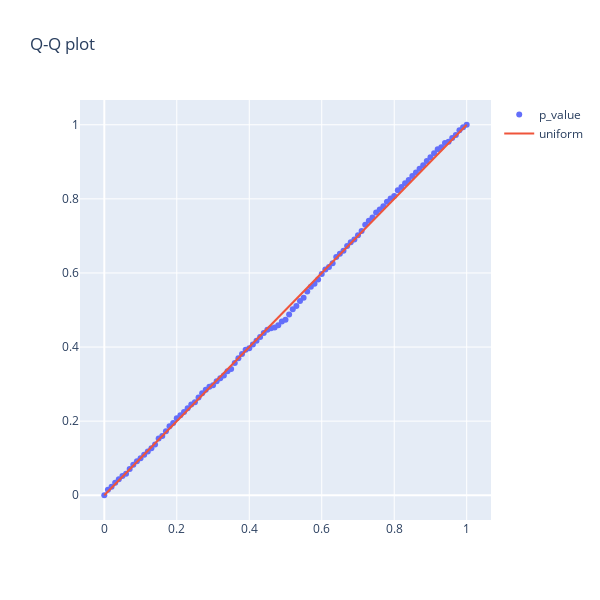

Here is the notebook cell this chart was saved with:
### Markdown cell above
Exponential distribution -- ok result

### Code cell
effect = 0
p_vals = check_p_val(gen2, crit , effect = 0)
probs = []
x = [0.01 * i for i in range(101)]
for i in range(101):
    alpha_step = 0.01 * i
    probs.append(p_vals[p_vals < alpha_step].shape[0] / p_vals.shape[0])

fig = go.Figure([go.Scatter(x=x, y=probs, mode="markers", name = "p_value"),
                 go.Scatter(x=x,y=x, mode="lines",name="uniform")])
fig.update_layout(height=600, width=600, title="Q-Q plot")
